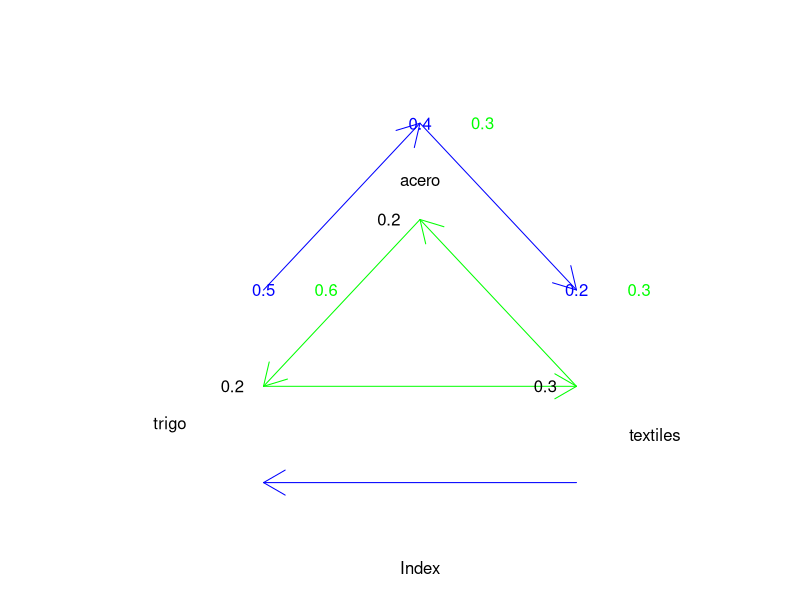
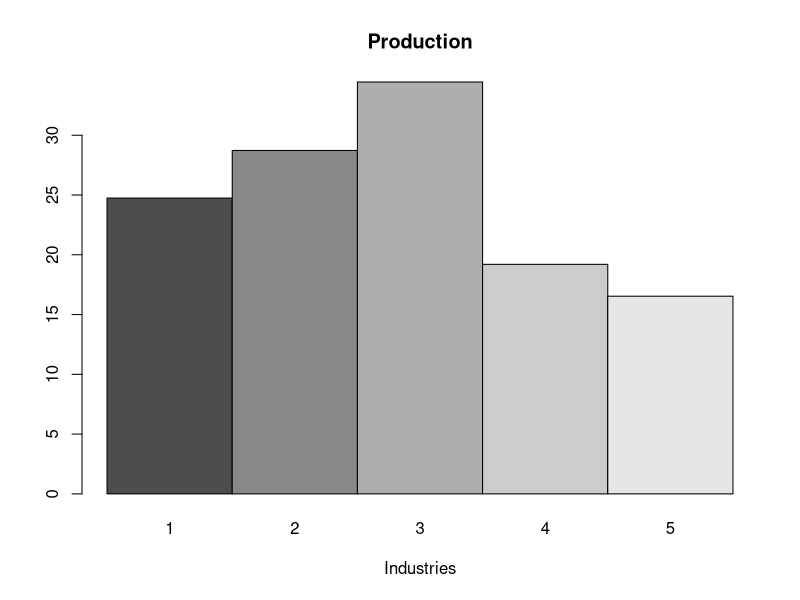
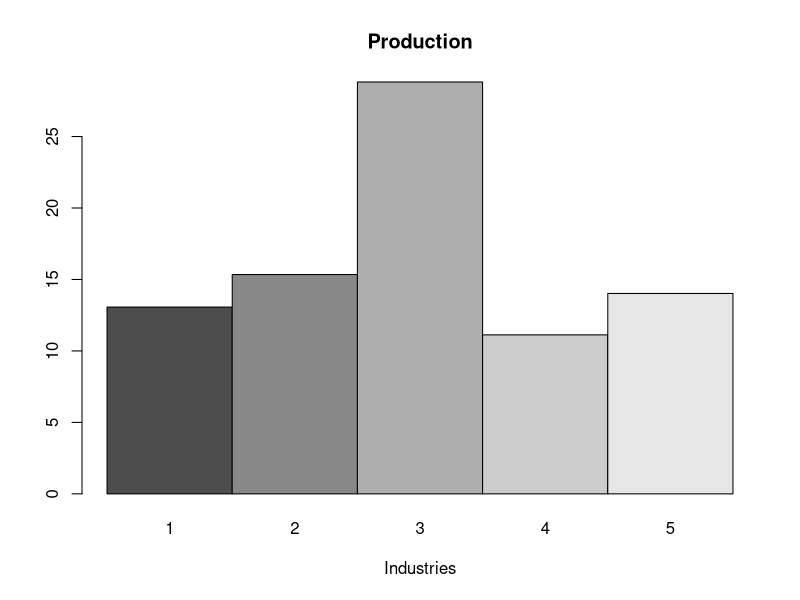
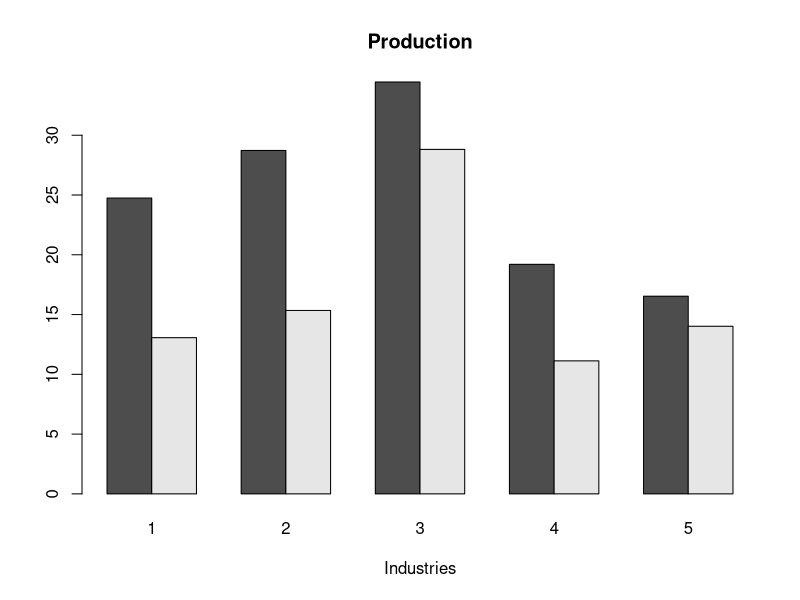
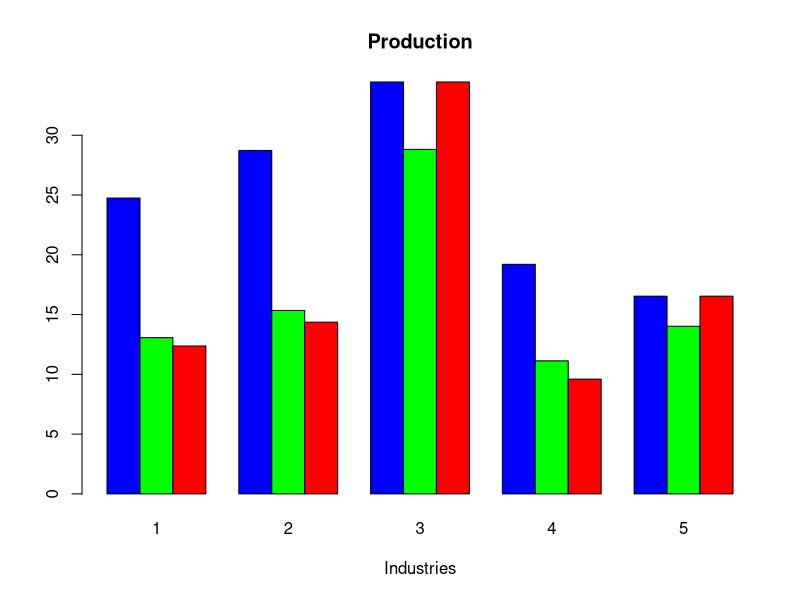

R code for these plots, in order:
#Analisis de Matriz insumo producto. Básico:
##lección: https://www.youtube.com/watch?v=1p3Xlo5hqys


#Una economía cerrada ilustrada por:

C = cbind(c(0.2, 0.3, 0.5), c(0.4, 0.3, 0.3), c(0.6, 0.2, 0.2))

#rename filas y columnas

rownames(C, do.NULL = T, prefix = "row")
rownames(C)<-c("trigo", "textiles", "acero")
colnames(C, do.NULL = T, prefix = "col")
colnames(C)<-c("trigo", "textiles", "acero")



plot(NULL, xlim = c(-1,3), ylim=c(-1,3), ylab="", axes = F)


I1 <-c(0,0);#trigo 
I2<-c(2,0); #textiles
I3<-c(1,2*sin(pi/3))#acero


text(I1[1]-0.6, I1[2]-0.4, "trigo")
text(I2[1]+0.5, I2[2]-0.5, "textiles")
text(I3[1], I3[2]+0.4, "acero")


arrows(I1[1], I1[2],I2[1], I2[2], col = "green")
arrows(I2[1], I2[2],I3[1], I3[2], col = "green")
arrows(I3[1], I3[2],I1[1], I1[2], col = "green")

arrows(I2[1], I2[2]-1,I1[1], I1[2]-1, col = "blue")
arrows(I3[1], I3[2]+1,I2[1], I2[2]+1, col = "blue")
arrows(I1[1], I1[2]+1,I3[1], I3[2]+1, col = "blue")


##Consumo de si mismo
text(I1[1]-0.2,I1[2], C[1,1])
text(I2[1]-0.2,I2[2], C[2,2])
text(I3[1]-0.2,I3[2], C[3,3])


##Consumo de otros
#trigo
text(I1[1], I1[2]+1, C[3,1], col = "blue")
text(I1[1]+0.4, I1[2]+1, C[1,3], col = "green")

text(I2[1], I2[2]+1, C[2,3], col = "blue")
text(I2[1]+0.4, I2[2]+1, C[3,2], col = "green")


text(I3[1], I3[2]+1, C[1,2], col = "blue")
text(I3[1]+0.4, I3[2]+1, C[2,1], col = "green")

eigen(C)$values
library(tidyverse)

eigenvectors<-eigen(C)$vectors
steady_state<-eigenvectors[,1]


generateOpen<-function(t){
  m = NULL
  for(i in 1:t){
      m = cbind(m, c(runif(t, min = 0, max = (1/t))))
    
  }
  return(m)
}

#Generando matriz 5x5
C<-generateOpen(5)

#Generando demanda externa

D<-100*generateOpen(5)[,1];D

p<-solve(diag(5)-C)%*%D;p

barplot(p, main = "Production", beside =T, xlab= "Industries",
        names.arg=c("1","2","3","4","5"))


?barplot()
#Ok ahora que pasa si la demanda extera de 1, 2 y 4 se corta al medio

newp<-solve(diag(5)-C)%*%(D*c(0.5,0.5,1,0.5,1));newp
barplot(newp, main = "Production", beside =T, xlab= "Industries",
        names.arg=c("1","2","3","4","5"))

counts<-cbind(p, newp)
t<-t(counts)
barplot(t, main = "Production", beside =T, xlab= "Industries",
        names.arg=c("1","2","3","4","5"))
#Si solo hubieramos solo a la mitad sin resolver, es decir, sin tener en cuenta la interralcion de insump producto

halvedp<-p*c(0.5,0.5,1,0.5,1)
counts<-cbind(p, newp,halvedp)
t<-t(counts)
barplot(t, main = "Production", beside =T, xlab= "Industries",
        col=c("blue", "green","red"),
        names.arg=c("1","2","3","4","5"))


pminor<-function(A, i) det( A[1:i,1:i] )

hawkinsimmons<-function(A,x){
  if(A[1,1]<0){
    return(F)
  }
  for(i in 2:x){
    if(pminor(A,i)<0){
      return(F)
    }
  }
  return(T)
}
hawkinsimmons(diag(5)-C,5)

